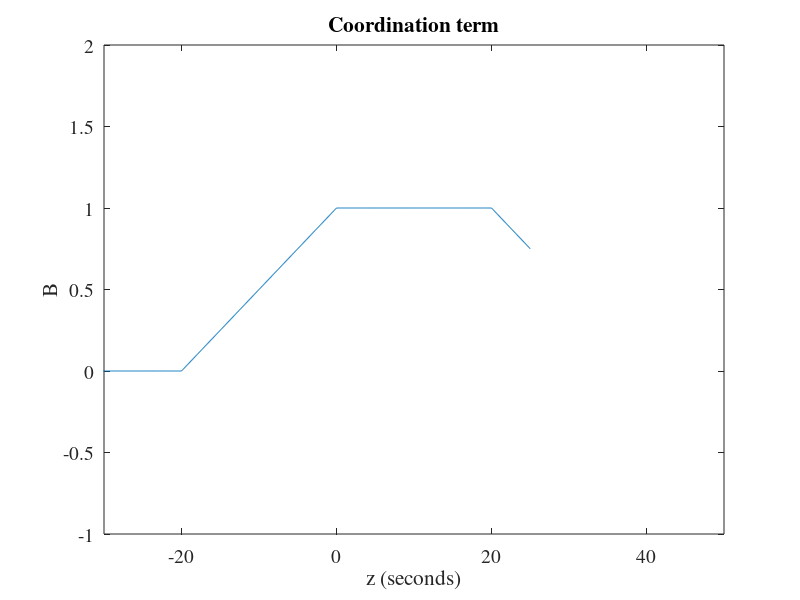

Here is the MATLAB script that generated this plot:
% test coordination term
clear;clc;close all

alpha = 1;
zeta = 20;
E = 1;
g = 40;
T = 50; % arrival time
yellow = 5;
tsys = linspace(0,70,1000);
z = -T + tsys + yellow;
B = zeros(100,1);
ind = 1;
for z_ = z
    B(ind) = alpha*E*max([0, min([(z_+zeta)/zeta,1,g/zeta,(-z_+g)/zeta])]);
    ind = ind + 1;
end
plot(z,B)
xlim([-30 50])
ylim([-1 2])
xlabel('z (seconds)')
ylabel('B')
title('Coordination term')
ax = gca;
set(ax,'FontName','Times')
set(ax,'FontSize',14)